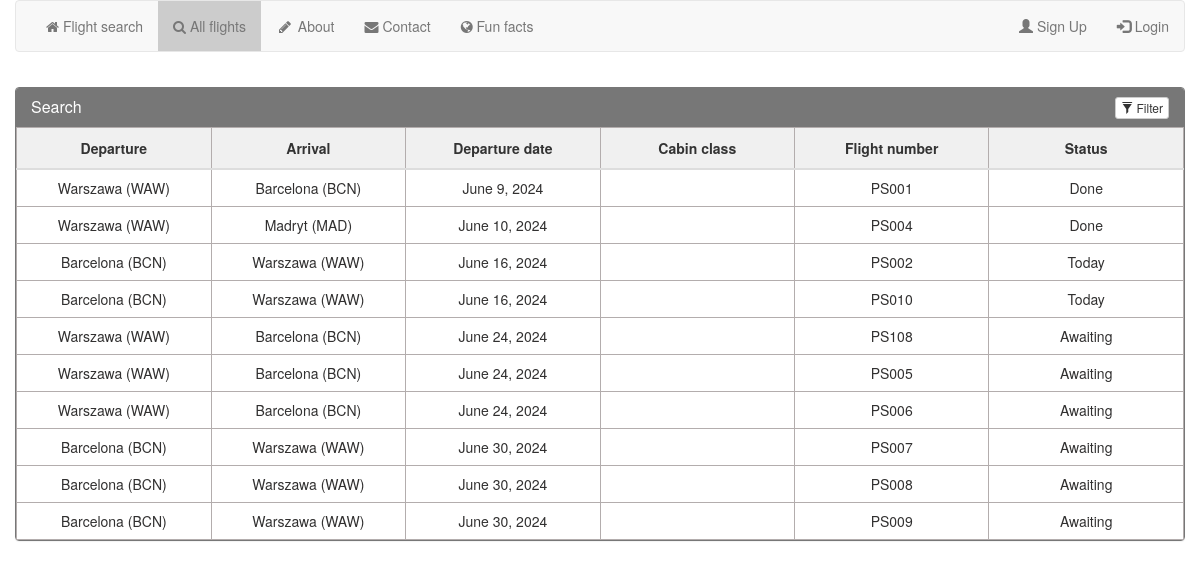
The app's page /flightSearch/allFlights/ with its own data.
### flightSearch/models.py (models this page shows, shortened)
class Flight(models.Model):
    departureAirport = models.ForeignKey(Airport, on_delete=models.CASCADE, related_name='departureAirport',
                                         verbose_name=gettext_lazy("Departure airport"))
    arrivalAirport = models.ForeignKey(Airport, on_delete=models.CASCADE, related_name='arrivalAirport',
                                       verbose_name=gettext_lazy("Arrival airport"))
    departureDate = models.DateField(default=date.today(), verbose_name=gettext_lazy("Departure date"))
    cabin = enum.EnumField(Cabin, default=Cabin.ECONOMY, verbose_name=gettext_lazy("Cabin class"))
    flightNumber = models.CharField(max_length=20, blank=False, null=False, unique=True,
                                    verbose_name=gettext_lazy("Flight number"))

class Airport(models.Model):
    country = models.ForeignKey(Country, on_delete=models.CASCADE, verbose_name=gettext_lazy("Country name"))
    city = models.CharField(max_length=200, verbose_name=gettext_lazy("City name"))
    iataCode = models.CharField(max_length=3, unique=True, verbose_name=gettext_lazy("Airport code"))
    def __str__(self):
        return "{city} ({iataCode})".format(city=self.city, iataCode=self.iataCode)

### flightSearch/views.py (the view)
# urls.py: path("allFlights/", views.allFlights, name="allFlights"),
def allFlights(request):
    template_name = 'allFlights.html'
    today = now().date()
    flightlist = Flight.objects.all().order_by('departureDate')
    return render(request, template_name, {'flightList': flightlist, 'today': today})

### flightSearch/templates/allFlights.html (shortened to what this page needs)
{% extends  "base.html" %}
{% block content %}
<div class="container">
    <div class="row">
        <div class="panel panel-primary filterable">
            <div class="panel-heading">
                <h3 class="panel-title">Search</h3>
                <div class="pull-right">
                    <button class="btn btn-default btn-xs btn-filter"><span class="glyphicon glyphicon-filter"></span>
                        Filter
                    </button>
                </div>
            </div>
            <table class="table">
                <thead>
                <tr class="filters">
                    <th><input class="form-control" disabled placeholder="Departure" type="text"></th>
                    <th><input class="form-control" disabled placeholder="Arrival" type="text"></th>
                    <th><input class="form-control" disabled placeholder="Departure date" type="text"></th>
                    <th><input class="form-control" disabled placeholder="Cabin class" type="text"></th>
                    <th><input class="form-control" disabled placeholder="Flight number" type="text"></th>
                    <th><input class="form-control" disabled placeholder="Status" type="text"></th>
                </tr>
                </thead>
                <tbody id="flightTable">
                {% for flight in flightList %}
                <tr>
                    <td>{{ flight.departureAirport }}</td>
                    <td>{{ flight.arrivalAirport }}</td>
                    <td>{{ flight.departureDate }}</td>
                    <td>{{ flight.cabin }}</td>
                    <td>{{ flight.flightNumber }}</td>
                    <td>
                        {% if flight.departureDate > today %}
                        Awaiting
                        {% elif flight.departureDate == today %}
                        Today
                        {% else %}
                        Done
                        {% endif %}
                    </td>
                </tr>
                {% endfor %}
                </tbody>
            </table>
        </div>
    </div>
</div>
{% endblock %}

### flightSearch/static/css/styles.css (style rules this page uses)
.table { width: 100%; border: 1px solid #b3adad; border-collapse: collapse; padding: 5px; }
.table th { border: 1px solid #b3adad; padding: 5px; background: #f0f0f0; color: #313030; }
.table td { border: 1px solid #b3adad; text-align: center; padding: 5px; background: #ffffff; color: #313030; }
input[type=text], select, textarea { width: 100%; padding: 12px; border: 1px solid #ccc; border-radius: 4px; box-sizing: border-box; margin-top: 2px; margin-bottom: 2px; resize: vertical; }
.filterable { margin-top: 15px; }
.filterable .panel-heading .pull-right { margin-top: -20px; }
.filterable .filters input[disabled] { background-color: transparent; border: none; cursor: auto; box-shadow: none; padding: 0; height: auto; }
.filters { text-align-last: center }
.panel-primary>.panel-heading { background-color: #777; border-color: #777; }
.panel-primary { border-color: #777; }

### records on screen
Flight: departureAirport "Warszawa (WAW)", arrivalAirport "Barcelona (BCN)", departureDate "June 9, 2024", flightNumber "PS001", shows "Done"
Flight: departureAirport "Warszawa (WAW)", arrivalAirport "Madryt (MAD)", departureDate "June 10, 2024", flightNumber "PS004", shows "Done"
Flight: departureAirport "Barcelona (BCN)", arrivalAirport "Warszawa (WAW)", departureDate "June 16, 2024", flightNumber "PS002", shows "Today"
Flight: departureAirport "Barcelona (BCN)", arrivalAirport "Warszawa (WAW)", departureDate "June 16, 2024", flightNumber "PS010", shows "Today"
Flight: departureAirport "Warszawa (WAW)", arrivalAirport "Barcelona (BCN)", departureDate "June 24, 2024", flightNumber "PS108", shows "Awaiting"
Flight: departureAirport "Warszawa (WAW)", arrivalAirport "Barcelona (BCN)", departureDate "June 24, 2024", flightNumber "PS005", shows "Awaiting"
Flight: departureAirport "Warszawa (WAW)", arrivalAirport "Barcelona (BCN)", departureDate "June 24, 2024", flightNumber "PS006", shows "Awaiting"
Flight: departureAirport "Barcelona (BCN)", arrivalAirport "Warszawa (WAW)", departureDate "June 30, 2024", flightNumber "PS007", shows "Awaiting"
Flight: departureAirport "Barcelona (BCN)", arrivalAirport "Warszawa (WAW)", departureDate "June 30, 2024", flightNumber "PS008", shows "Awaiting"
Flight: departureAirport "Barcelona (BCN)", arrivalAirport "Warszawa (WAW)", departureDate "June 30, 2024", flightNumber "PS009", shows "Awaiting"
